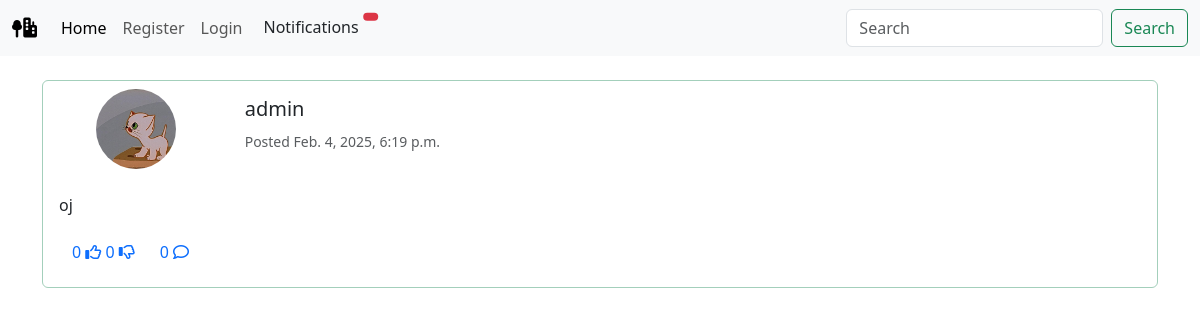
/yard_show/56, run on the app's committed database.
### yard/models.py (models this page shows, shortened)
class Yard(models.Model):
    user = models.ForeignKey(User, related_name="yard", on_delete=models.DO_NOTHING)
    body = models.CharField(max_length=250)
    created_at = models.DateTimeField(auto_now_add=True)
    likes = models.ManyToManyField(User, related_name="yard_like", blank=True)
    dislikes = models.ManyToManyField(User, related_name="yard_dislike", blank=True)
    yard_image = models.ImageField(null=True, blank=True, upload_to="images/yard/")
    def number_of_likes(self):
        return self.likes.count()
    def number_of_dislikes(self):
        return self.dislikes.count()
    class Meta:
        ordering = ['-created_at']

class Profile(models.Model):
    user = models.OneToOneField(User, on_delete=models.CASCADE)
    follows = models.ManyToManyField("self", related_name="followed_by", symmetrical=False, blank=True)
    date_modified = models.DateTimeField(User, auto_now=True)
    profile_image = models.ImageField(blank=True, upload_to="images/profile/", default="default_profile_pic.png")
    profile_bio = models.CharField(null=True, blank=True, max_length=1500)
    homepage_link = models.CharField(null=True, blank=True, max_length=100)
    facebook_link = models.CharField(null=True, blank=True, max_length=100)
    instagram_link = models.CharField(null=True, blank=True, max_length=100)
    linkedin_link = models.CharField(null=True, blank=True, max_length=100)
    youtube_link = models.CharField(null=True, blank=True, max_length=100)

### yard/views.py (the view)
# urls.py: path('yard_show/<int:pk>', views.YardView.yard_show, name="yard_show"),
    def yard_show(request, pk):
        yard = get_object_or_404(Yard, id=pk)
        if yard:
            return render(request, "yard/show_yard.html", {'yard':yard})
        else:
            messages.success(request, ("This post does not exist"))
            return redirect('home')

### yard/templates/yard/show_yard.html (shortened to what this page needs)
{% extends 'base.html' %}
{% load static %}
{% block content %}
{% load rest_framework %}
<div class="card mb-3 border-success-subtle">
  <div class="row g-0">
    <div class="col-md-2 p-2">
      {% if yard.user.profile.profile_image %}
        <img
          src="{{ yard.user.profile.profile_image.url }}"
          alt=""
          class="img-fluid rounded-circle mx-auto d-block avatar"
        />
        {% else %}
        <img
          src="{% static 'img/default_profile_pic.png' %}"
          alt="{{yard.user.username}}"
          class="img-fluid rounded-circle mx-auto d-block avatar"
        />
        {% endif %}
    </div>
    <div class="col-md-8">
      <div class="card-body">
        <h5 class="card-title">{{ yard.user.username|lower}}</h5>
        <p class="card-text"><small class="text-body-secondary">Posted {{ yard.created_at }}</small></p>
      </div>
    </div>
  </div>
  <div class="row g-0">
    <div class="col-md-12">
      <div class="card-body">
        <p class="card-text">{{yard.body}}</p>
        <div class="btn-group" role="group" aria-label="yard bottom actions">
          <button type="button" class="btn btn-link">
              {{yard.number_of_likes}}
              {% if yard.likes.all %}
                <i class="fa-solid fa-thumbs-up"></i>
              {% else %}
                <i class="fa-regular fa-thumbs-up"></i>
              {% endif %}
              {{yard.number_of_dislikes}}
              {% if yard.dislikes.all %}
                <i class="fa-solid fa-thumbs-down"></i>
              {% else %}
                <i class="fa-regular fa-thumbs-down"></i>
            {% endif %}
          </button>
          <button type="button" class="btn btn-link" data-bs-toggle="collapse" href="#comment{{yard.id}}" role="button" aria-expanded="false" aria-controls="comment{{yard.id}}">
            {{ yard.comments.count }} <i class="fa-regular fa-comment"></i>
          </button>
      </div>
    </div>
  </div>
</div>
</div>
{% endblock %}

### yard/static/css/style.css (style rules this page uses)
button, a { text-decoration: none !important; }
.avatar { width: 80px !important; height: 80px !important; position: relative !important; object-fit: cover !important; }

### data on the page
Yard: user.profile.profile_image (picture), user.username "admin", created_at "Feb. 4, 2025, 6:19 p.m.", body "oj", number_of_likes "0", number_of_dislikes "0", comments.count "0"
